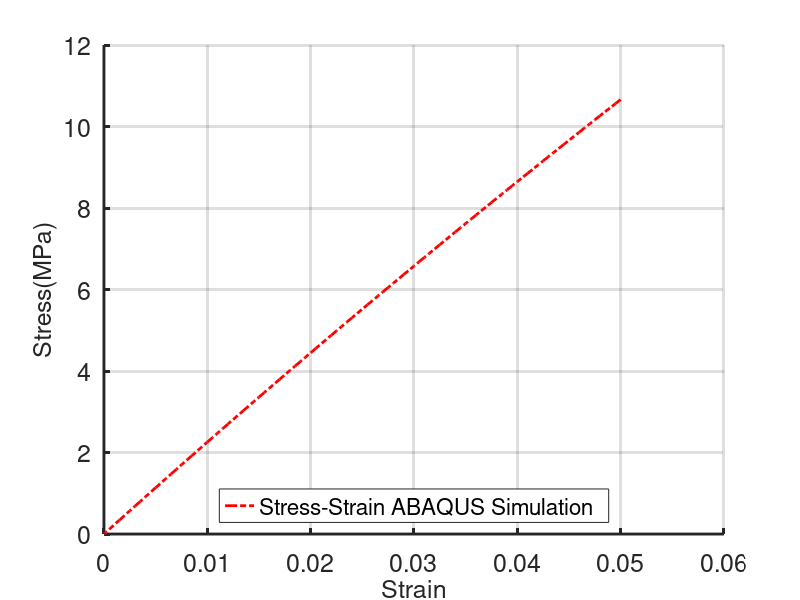

MATLAB code for this plot: (Note: this script raises an error after producing the figure.)
clear all;
close all;
clc

SSCPFE=load("./Sim.dat");



%% Plot the over all stress-strain curve
figure(1)
hold
plot(SSCPFE(:,1), SSCPFE(:,2), 'r-.', 'linewidth', 2 )
grid on;
legend('Stress-Strain ABAQUS Simulation',  'Location', 'south' )
set(gca, 'fontsize', 18, 'linewidth', 2)
xlabel('Strain', 'fontsize', 18)
ylabel('Stress(MPa)', 'fontsize', 18)
hgexport(gcf, 'Fig_OveraallResponse.jpg',  ...
     hgexport('factorystyle'), 'Format', 'pdf'); 


